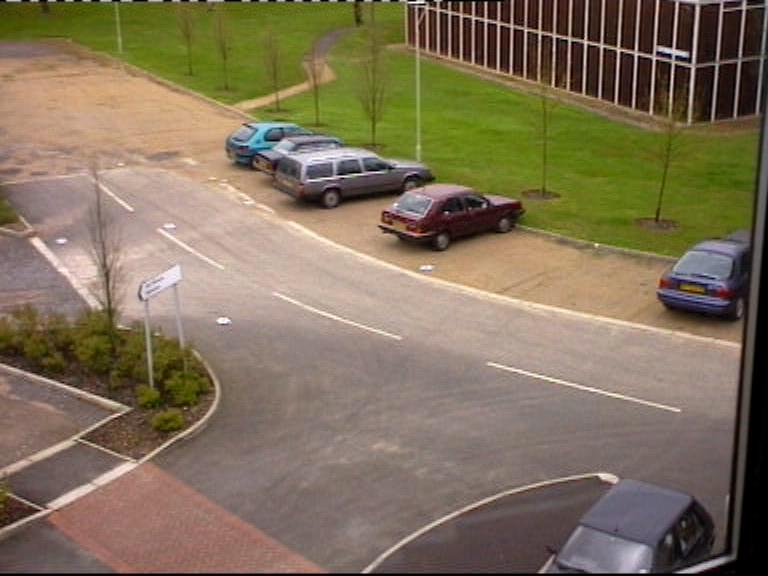
#> input picture 唐麒_21120299_W5/Scene_Data/0000.jpg, 768 x 576 px; its folder holds only this picture in this run
$ python main3.py
#> lines starting #> are read from the running program, lines starting #| are printed output that depends on the picture; after the words box and inside, x2 and y2 are one past the last pixel; in counts of white or black regions, pixels touching at a corner belong together
# coding: utf-8
# Author：QiTang
# Date ：31/10/2022

import os
import cv2
import time


def main():
    # 第一步：cv2.getStructuringElement构造形态学使用的kernel
    # kernel = cv2.getStructuringElement(cv2.MORPH_ELLIPSE, (3, 3))
    kernel = cv2.getStructuringElement(cv2.MORPH_RECT, (3, 3))
    # 第二步：构造高斯混合模型
    model = cv2.createBackgroundSubtractorMOG2(history=109, varThreshold=100, detectShadows=True)

    total_time = 0
    num_frame = 0

    result_save_path = "./results/OpenCV/"
    if not os.path.exists(result_save_path):
        os.mkdir(result_save_path)

    for pic_i in range(0, 201):
        if pic_i < 10:
            pic_name = "000%d.jpg" % pic_i
        elif 100 > pic_i >= 10:
            pic_name = "00%d.jpg" % pic_i
        else:
            pic_name = "0%d.jpg" % pic_i

        file_path = os.path.join("./Scene_Data/", pic_name)

        # 第三步：读取视频中的图片，并使用高斯模型进行拟合
        frame = cv2.imread(file_path)
#> frame is the input picture: shape (576, 768, 3); mean B, G, R 90.6, 113.9, 128.6
        # 运用高斯模型进行拟合，在两个标准差内设置为0，在两个标准差外设置为255
        if pic_i >= 109:
            num_frame += 1
            start_time = time.time()
        fgmk = model.apply(frame)
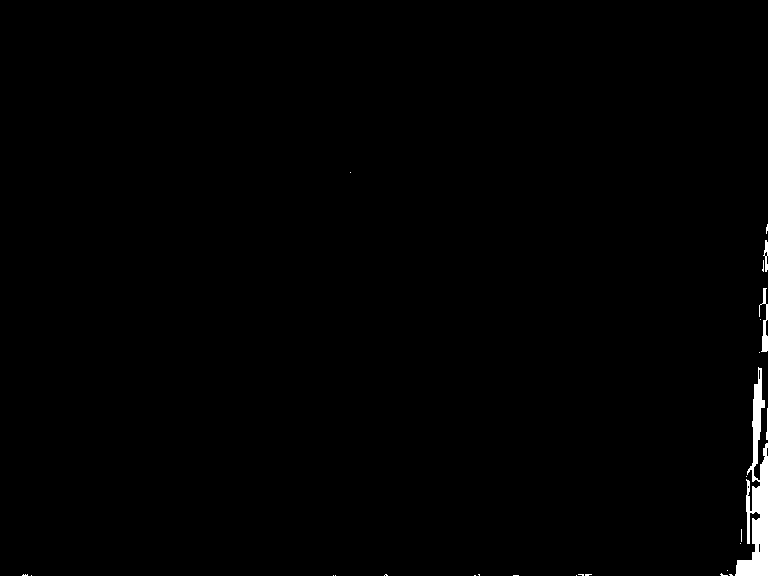
#> fgmk: shape (576, 768); values 127 (black) and 255 (white), 0.74% white; 26 white regions (22 under 20 px), largest, box (x1, y1, x2, y2) and area: (735, 367, 768, 576) 2811, (759, 288, 768, 352) 242, (763, 240, 768, 272) 84, (766, 408, 768, 440) 40
        # 第四步：使用形态学的开运算做背景的去除
        fgmk = cv2.morphologyEx(fgmk, cv2.MORPH_OPEN, kernel)
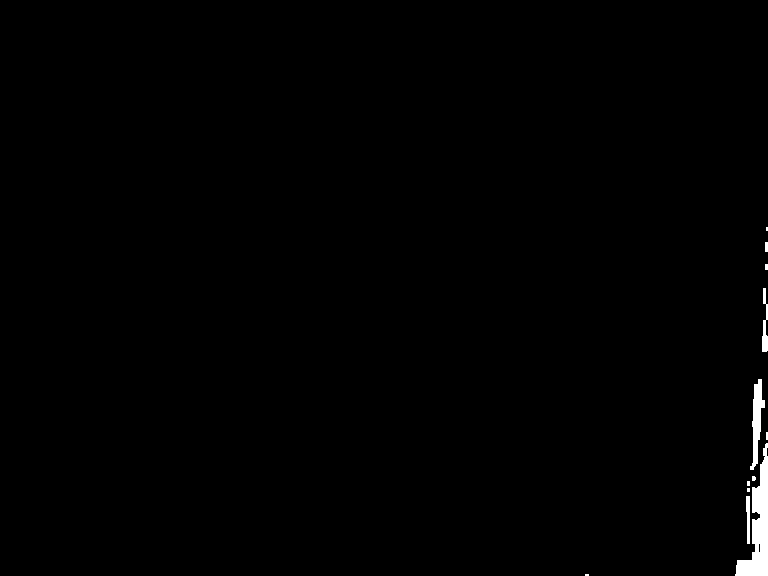
#> fgmk: shape (576, 768); values 127 (black) and 255 (white), 0.68% white; 12 white regions (7 under 20 px), largest, box (x1, y1, x2, y2) and area: (735, 443, 768, 576) 1864, (750, 379, 765, 470) 645, (762, 288, 768, 352) 224, (746, 496, 750, 544) 160, (765, 242, 768, 252) 30
        cv2.morphologyEx(fgmk, cv2.MORPH_CLOSE, kernel, iterations=3)
        if pic_i > 109:
            cost = time.time() - start_time
            total_time += cost
        # 第五步：进行图片的展示
        cv2.imshow('Scene', fgmk)
        if pic_i >= 109:
            cv2.imwrite(result_save_path + str(pic_i) + ".png", fgmk)

        k = cv2.waitKey(150) & 0xff
#> (key Esc is pressed here)
        if k == 27:
            break
#> (the run stopped early here; a loop or call above may not have finished)
